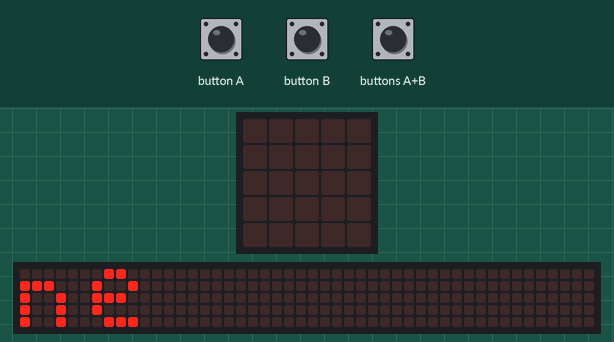
Recording of a program running on a simulated BBC micro:bit (MakeCode). On the bench: the board's 5×5 LED display, a strip that is not on the board, showing the scrolling text unrolled. The inputs (shaded band) are chosen by the test bench. The 48×5 strip is a reading aid, not a part: it shows the text the display is scrolling, unrolled, one strip-width of it at a time.

Above: at 9.5 s.
11.2 s: button A pressed for 0.15 s
At 12.2 s:
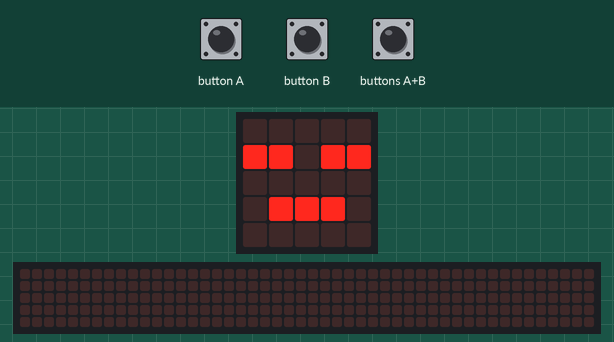
12.8 s: button B pressed for 0.15 s
At 13.4 s:
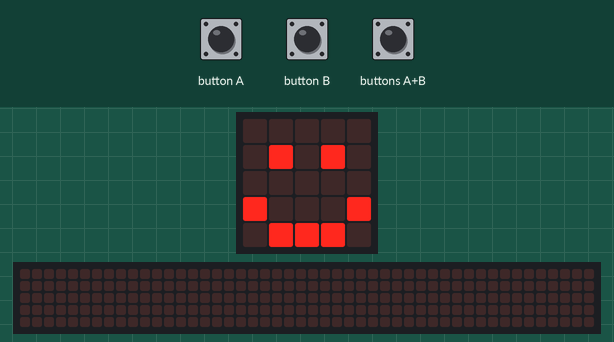
14.4 s: button A pressed for 1 s
At 15.8 s:
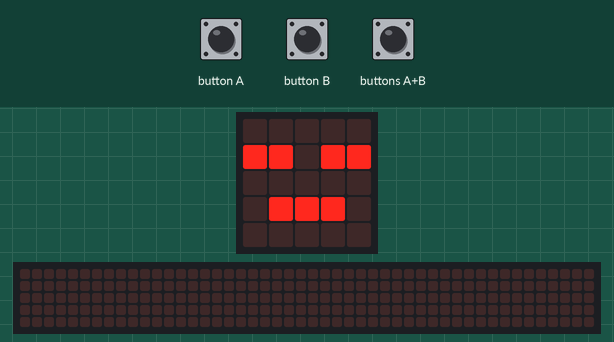
16.9 s: buttons A+B pressed for 0.15 s
At 17.4 s:
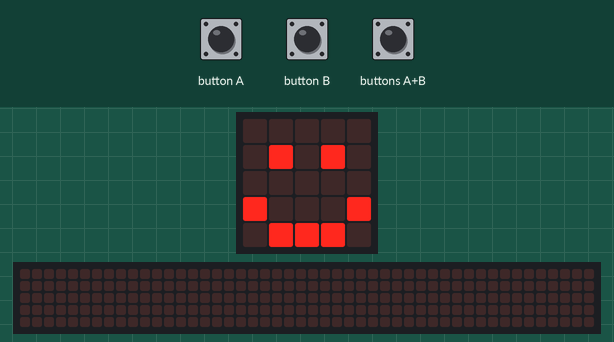
17.6 s: buttons A+B pressed for 1 s
At 18.3 s:
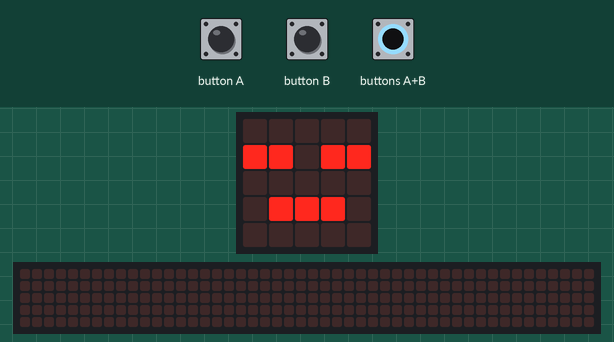
Timing chart, 0 to 20.6 s (numbered marks = the images above; inputs shaded):
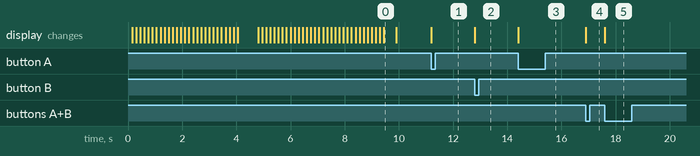

Measured:
- after the input at 11.2 s, the display: changes at once (image 1)
- after the input at 12.8 s, the display: changes at once (image 2)
- after the input at 14.4 s, the display: changes at once (image 3)
- after the input at 16.9 s, the display: changes at once (image 4)
- after the input at 17.6 s, the display: changes at once (image 5)
- what the display in image 0 shows lasts 0.4 s, from 9.5 s to 9.9 s

The program:

main.ts
```typescript
let Mode_math = 0
basic.showString("Mode icone")
while (true) {
    if (input.buttonIsPressed(Button.A)) {
        if (Mode_math == 0) {
            basic.showIcon(IconNames.Asleep)
        }
        if (Mode_math == 1) {
            basic.showString("1")
        }
        if (Mode_math == 2) {
            basic.showString("A")
        }
    } else if (input.buttonIsPressed(Button.B)) {
        if (Mode_math == 0) {
            basic.showIcon(IconNames.Happy)
        }
        if (Mode_math == 1) {
            basic.showString("2")
        }
        if (Mode_math == 2) {
            basic.showString("B")
        }
    } else if (input.buttonIsPressed(Button.AB)) {
        if (Mode_math == 0) {
            basic.showString("Mode Math")
            Mode_math = 1
            basic.clearScreen()
        }
    }
    if (input.buttonIsPressed(Button.AB)) {
        if (Mode_math == 1) {
            basic.showString("Mode lettre")
            Mode_math = 2
            basic.clearScreen()
        }
    }
    if (input.buttonIsPressed(Button.AB)) {
        if (Mode_math == 2) {
            basic.showString("Mode icone")
            Mode_math = 0
            basic.clearScreen()
        }
    }
}
basic.forever(function () {

})
```

test.ts
```typescript
// les tests vont ici ; cela ne sera pas compilé si ce paquet est utilisé en tant qu'extension.
```
